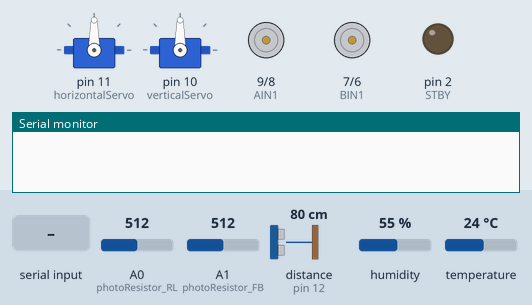
Recording of a sketch running on a simulated Arduino Uno, built with avr-gcc and run on an emulated ATmega328P. Shown: 2 × servo, motor-driver pin pairs drawn as motors (green arrow = first pin HIGH = forward, orange = second pin HIGH = backward, longer = more drive, scaled by the enable pin, stopped while the standby pin is LOW), output pins drawn as LEDs (lit = HIGH), the last lines printed to the serial monitor. Dashed ring = blinking. Inputs (shaded band) come from the test bench; at power-on: A0 (photoResistor_RL) = 512, A1 (photoResistor_FB) = 512, distance to the obstacle (sensor on pin 12) 80 cm, humidity 55 %, temperature 24 °C. The echo pulse lasts 58.3 µs per cm; pins used as bus, display or sensor lines are not drawn.

Above: at 1.2 s.
1.3 s: "30,150\n" received over Serial
At 1.42 s:
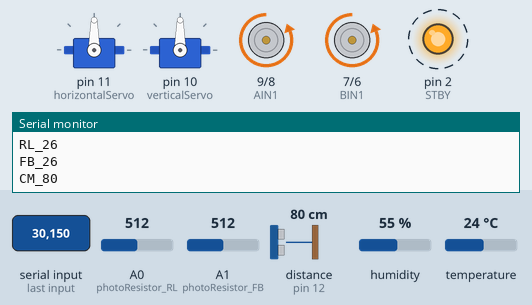
3.0 s: "90,45\n" received over Serial
At 5.8 s:
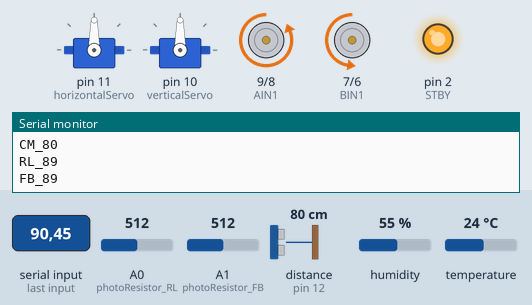
6.0 s: "2\n" received over Serial
At 7.0 s:
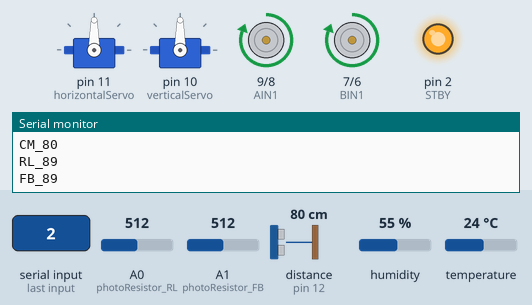
7.5 s: "0\n" received over Serial
At 8.2 s:
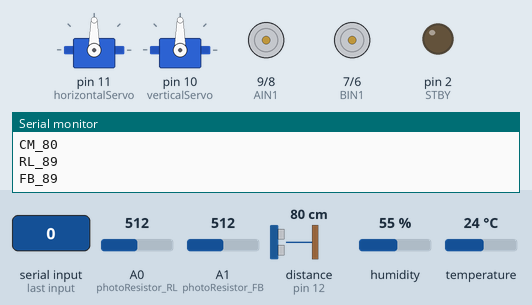
9.0 s: "1\n" received over Serial
At 9.4 s:
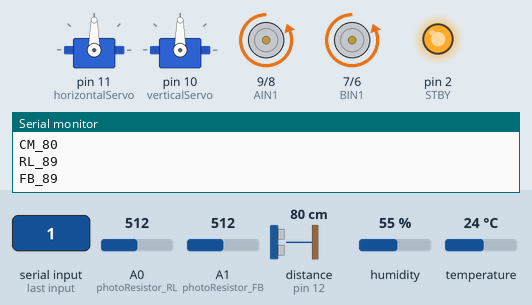
10.5 s: "3\n" received over Serial
At 11.7 s:
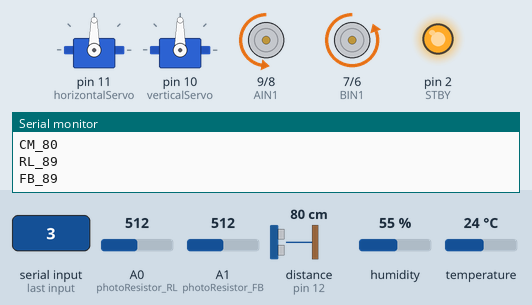
Timing chart, 0 to 13.0 s (numbered marks = the images above; inputs shaded):
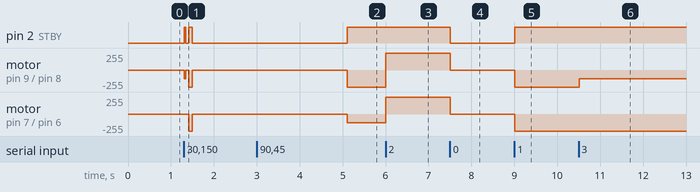

Measured:
- after the input at 1.3 s, pin 2 (STBY): alternates HIGH for 0.06 s and LOW for 0.07 s, 4 changes in all, then stays LOW, starting at once; motor on pin 9 (AIN1) / pin 8 (AIN2), motor on pin 7 (BIN1) / pin 6 (BIN2): stopped → backward 255/255 after 0.11 s, → stopped 0.09 s later
- after the input at 3.0 s, pin 2 (STBY): LOW → HIGH after 2.1 s; motor on pin 9 (AIN1) / pin 8 (AIN2): stopped → backward 255/255 after 2.1 s; motor on pin 7 (BIN1) / pin 6 (BIN2): stopped → backward 128/255 after 2.1 s
- after the input at 6.0 s, motor on pin 9 (AIN1) / pin 8 (AIN2): backward 255/255 → forward 255/255 at once; motor on pin 7 (BIN1) / pin 6 (BIN2): backward 128/255 → forward 255/255 at once
- after the input at 7.5 s, pin 2 (STBY): HIGH → LOW at once; motor on pin 9 (AIN1) / pin 8 (AIN2), motor on pin 7 (BIN1) / pin 6 (BIN2): forward 255/255 → stopped at once
- after the input at 9.0 s, pin 2 (STBY): LOW → HIGH at once; motor on pin 9 (AIN1) / pin 8 (AIN2), motor on pin 7 (BIN1) / pin 6 (BIN2): stopped → backward 255/255 at once
- after the input at 10.5 s, motor on pin 9 (AIN1) / pin 8 (AIN2): backward 255/255 → backward 128/255 at once

The sketch:

Robot.ino
```cpp
#include <DHT.h>

#include <Servo.h>

////ping pins
#define trigPin 13
#define echoPin 12
#define dhtPin 4

#define dhtType DHT11

DHT dht(dhtPin, dhtType);


//photo resistors - voltage dividers with 10k ohm
const int photoResistor_RL = 0; //right | left
const int photoResistor_FB = 1; //front | back
int degree_RL;
int degree_FB;


//smoothing - http://arduino.cc/en/Tutorial/Smoothing
const int numReadings = 10;

int RL_readings[numReadings];      // the readings from the analog input
int RL_index = 0;                  // the index of the current reading
int RL_total = 0;                  // the running total
int RL_average = 0;                // the average

int FB_readings[numReadings];
int FB_index = 0;
int FB_total = 0;
int FB_average = 0;


//motor pins
const int STBY = 2; //standby
//Motor A
const int PWMA = 3; //Speed control
const int AIN1 = 9; //Direction
const int AIN2 = 8; //Direction
//Motor B
const int PWMB = 5; //Speed control
const int BIN1 = 7; //Direction
const int BIN2 = 6; //Direction

int loopCount = 0;

//create servo objects
Servo horizontalServo; //11
Servo verticalServo; //10

int verticalInterval;
int horizontalInterval;
int trackerDegreeInterval = 10;

int pos = 0;

void setup(){
	while(!Serial);
	Serial.begin(9600);

  dht.begin();

  //photo resistors
  pinMode(photoResistor_RL, INPUT);
  pinMode(photoResistor_FB, INPUT);

//	//ping
	pinMode(trigPin, OUTPUT);
	pinMode(echoPin, INPUT);

	//motors
	pinMode(STBY, OUTPUT);
	//Motor A
	pinMode(PWMA, OUTPUT);
	pinMode(AIN1, OUTPUT);
	pinMode(AIN2, OUTPUT);
	//Motor B
	pinMode(PWMB, OUTPUT);
	pinMode(BIN1, OUTPUT);
	pinMode(BIN2, OUTPUT);

	//servos
	horizontalServo.attach(11);
	verticalServo.attach(10);

	verticalInterval = 0;
	horizontalInterval = 0;

}

void loop(){
  loopCount += 1;

	//have arduino wait to receive input
	while(Serial.available() == 0 );

	//read input
	int serialValue = Serial.read() - '0';

  Ping();

  //photo resistors
  degree_RL = map(analogRead(photoResistor_RL),0,1023,0,179); // left 180 | right 0
  degree_FB = map(analogRead(photoResistor_FB),0,1023,0,179); // front 180 | back 0

  /**
   * ADD SMOOTHING
   */

  //average RL
  RL_total= RL_total - RL_readings[RL_index];
  RL_readings[RL_index] = degree_RL;
  RL_total= RL_total + RL_readings[RL_index];
  RL_index = RL_index + 1;
  if (RL_index >= numReadings){
    RL_index = 0;
  }

  //average FB
  FB_total= FB_total - FB_readings[FB_index];
  FB_readings[FB_index] = degree_FB;
  FB_total= FB_total + FB_readings[FB_index];
  FB_index = FB_index + 1;

  if (FB_index >= numReadings){
    FB_index = 0;
  }

  // calculate the average:
  RL_average = RL_total / numReadings;
  FB_average = FB_total / numReadings;


  Serial.println("RL_" + String(RL_average));
  Serial.println("FB_" + String(FB_average));


  //driver
  //motor1 = left | motor 2 = right
  if(serialValue == 0){
    Serial.println("driver stop");
    motorStop();
  }
  if(serialValue == 1){
    motorForward();
  }
  if(serialValue == 2){
    motorBack();
  }
  if(serialValue == 3){
    motorLeft();
  }
  if(serialValue == 4){
    motorRight();
  }


		//tracker
	if(serialValue == 5){

		//down inverted
		if(verticalInterval > 0){
			verticalServo.write( verticalInterval );
			verticalInterval -= trackerDegreeInterval;
		}

    Serial.println("tracker up : " + verticalInterval);
	}
	if(serialValue == 6){
		//up inverted
		if(verticalInterval < 180){
			verticalServo.write( verticalInterval );
			verticalInterval += trackerDegreeInterval;
		}

   Serial.println("tracker down : " + verticalInterval);
	}
	if(serialValue == 7){
		//left
		if(horizontalInterval > 0){
			horizontalServo.write( horizontalInterval );
			horizontalInterval -= trackerDegreeInterval;
		}

   Serial.println("tracker right : " + horizontalInterval);
	}
	if(serialValue == 8){

		//right
		if(horizontalInterval < 180){
			horizontalServo.write( horizontalInterval );
			horizontalInterval += trackerDegreeInterval;
		}

   Serial.println("tracker left: " + horizontalInterval);
	}

  if(serialValue == 9){
    //check temp and humidity //https://github.com/adafruit/DHT-sensor-library/blob/master/examples/DHTtester/DHTtester.ino
    // Reading temperature or humidity takes about 250 milliseconds!
    // Sensor readings may also be up to 2 seconds 'old' (its a very slow sensor)
    float h = dht.readHumidity();
    // Read temperature as Celsius (the default)
    float t = dht.readTemperature();
    // Read temperature as Fahrenheit (isFahrenheit = true)
    float f = dht.readTemperature(true);

    // Check if any reads failed and exit early (to try again).
    if (isnan(h) || isnan(t) || isnan(f)) {
      Serial.println("Failed to read from DHT sensor!");
      return;
    }

    float hic = dht.computeHeatIndex(t, h, false);
    Serial.println("HUMIDITY_" + String((int) h));
    Serial.println("TEMP_" + String((int) t));
    Serial.println("HEATINDEX_" + String((int) hic));

    delay(2000);
  }


	Serial.flush();
}
```

Motor.ino
```cpp
void motorForward() {
    Serial.println("driver forward");
    //forward
    motorMove(1, 255, 0); //motor 1, full speed, left
    motorMove(2, 255, 0); //motor 2, full speed, right
}

void motorBack() {
    Serial.println("driver back");
    //back
    motorMove(1, 255, 1); //motor 1, full speed, right
    motorMove(2, 255, 1); //motor 2, full speed, left
}

void motorRight() {
    Serial.println("driver right");
    //right
    //motorMove(1, 128, 0); //motor 1, half speed, left
    motorMove(2, 128, 0); //motor 2, half speed, left
}

void motorLeft() {
    Serial.println("driver left");
    //left
    motorMove(1, 128, 0); //motor 1, half speed, left
    //motorMove(2, 128, 0); //motor 2, half speed, left
}


void motorMove(int motor, int speed, int direction){
//Move specific motor at speed and direction
//motor: 0 for B 1 for A
//speed: 0 is off, and 255 is full speed
//direction: 0 clockwise, 1 counter-clockwise

  digitalWrite(STBY, HIGH); //disable standby

  boolean inPin1 = LOW;
  boolean inPin2 = HIGH;

  if(direction == 1){
    inPin1 = HIGH;
    inPin2 = LOW;
  }

  if(motor == 1){
    digitalWrite(AIN1, inPin1);
    digitalWrite(AIN2, inPin2);
    analogWrite(PWMA, speed);
  }else{
    digitalWrite(BIN1, inPin1);
    digitalWrite(BIN2, inPin2);
    analogWrite(PWMB, speed);
  }
}

void motorStop(){
//enable standby
  digitalWrite(STBY, LOW);
}
```

Ping.ino
```cpp
// The number of microseconds it takes sound to travel 1cm at 20 degrees celcius
//var MICROSECDONDS_PER_CM = 1e6/34321;


void Ping(){
	//HC-SR04 Ping distance sensor
	long duration, distance;
	digitalWrite(trigPin, LOW);
	delayMicroseconds(2);
	digitalWrite(trigPin, HIGH);

	delayMicroseconds(10);
	digitalWrite(trigPin, LOW);
	duration = pulseIn(echoPin, HIGH);
	distance = (duration/2) / 29.1;

	if (distance >= 200 || distance <= 0){
		Serial.println("out_of_range");
	}else {
		Serial.println("CM_"+String(distance));
	}
}
```
